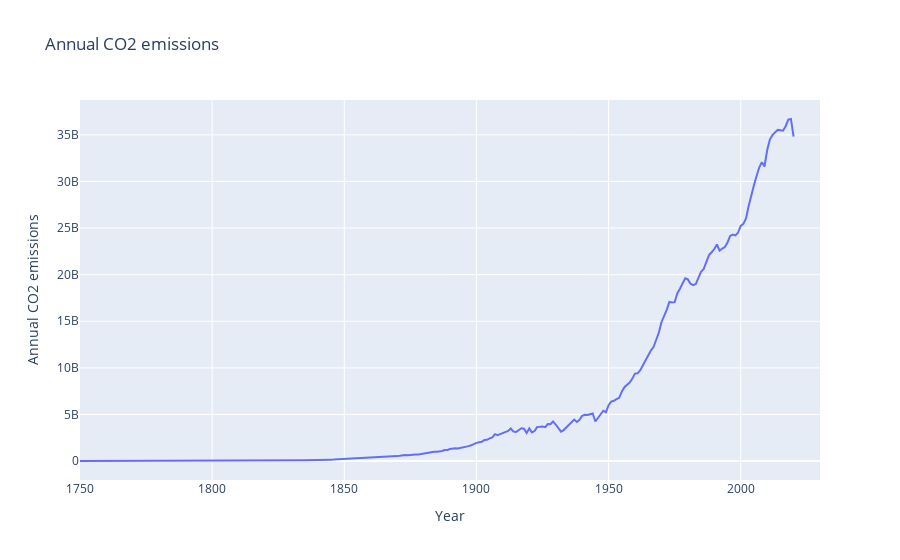

The code cell stored with this chart in its notebook:
### Code cell
fig = px.line(df3, x='Year', y='Annual CO2 emissions', title = 'Annual CO2 emissions')
fig.show()

### Figure 1 — Plotly figure (JSON) as saved in the notebook; plotly's stock layout.template omitted (floating-point values rounded to 4 significant figures; data arrays with more than 128 entries replaced by an {"elided": "..."} marker saying what was removed)
{"data": [{"hovertemplate": "Year=%{x}<br>Annual CO2 emissions=%{y}<extra></extra>", "legendgroup": "", "line": {"color": "#636efa", "dash": "solid"}, "marker": {"symbol": "circle"}, "mode": "lines", "name": "", "orientation": "v", "showlegend": false, "type": "scatter", "x": {"elided": "281 int values"}, "xaxis": "x", "y": {"elided": "281 int values"}, "yaxis": "y"}], "layout": {"legend": {"tracegroupgap": 0}, "title": {"text": "Annual CO2 emissions"}, "xaxis": {"anchor": "y", "domain": [0, 1], "title": {"text": "Year"}}, "yaxis": {"anchor": "x", "domain": [0, 1], "title": {"text": "Annual CO2 emissions"}}}}
